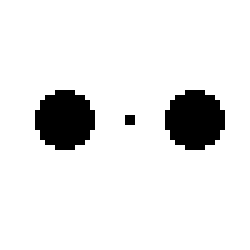
%> input picture Maps/map_new_circle2.bmp, 50 x 50 px (shown 5 times larger)
$ octave main_case2.m   (GNU Octave 9; MATLAB toolbox functions it lacks are replaced by stand-ins)
%> lines starting %> are read from the running program, lines starting %| are printed output that depends on the picture; in (x1, y1, x2, y2) boxes, pixels count from 0 and x2, y2 are one past the last pixel; in counts of white or black regions, pixels touching at a corner belong together; the program's own positions count from 1
close all
clear
clc

%% 读取地图并初始化参数
figure
mapOriginal=imbinarize(imread('Maps/map_new_circle2.bmp')); %从bmp文件读取地图
%> mapOriginal: size 50x50 logical; 90.9% white; 3 black regions (1 under 20 px), largest, box (x1, y1, x2, y2) and area: (7, 18, 19, 30) 112, (33, 18, 45, 30) 112
% mapOriginal=im2double(mapOriginal);
% 设定地图x和y方向分辨率
res = 50;
resolutionX = res;
resolutionY = res;
% 根据设定分辨率重新设置地图的大小
mapResized=imresize(mapOriginal,[resolutionX resolutionY]);
map=mapResized;

% 细分地图，用于生成安全走廊
mapDense =  imresize(mapOriginal,[resolutionX*10 resolutionY*10]);
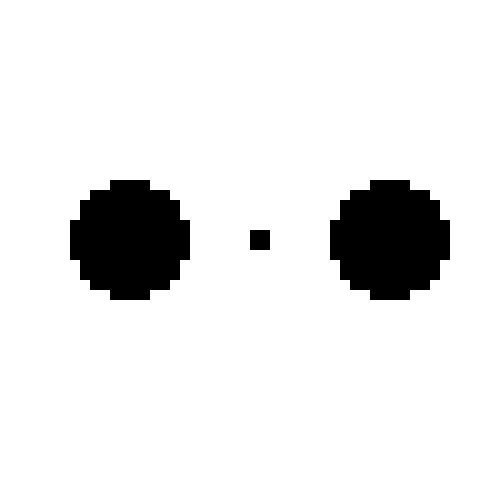
%> mapDense: size 500x500 logical; 90.9% white; 3 black regions, box (x1, y1, x2, y2) and area: (70, 180, 190, 300) 11200, (330, 180, 450, 300) 11200, (250, 230, 270, 250) 400

%连接矩阵-定义机器人可允许的动作
conn=[1 1 1;
      1 2 1;
      1 1 1];
% 是否显示节点的处理过程
% display_process=true;
display_process=false;

% [17 lines of commented-out code are left out]

mapSafe = mapResized;
for i=1:size(mapResized,1)
    for j=1:size(mapResized,2)
        if mapResized(i,j)==0 % 如果是障碍物
            % 扩展距离1个栅格，用于安全走廊
            if i-1>=1, mapSafe(i-1,j)=0; end
            if j-1>=1, mapSafe(i,j-1)=0; end
            if i+1<=size(map,1), mapSafe(i+1,j)=0; end
            if j+1<=size(map,2), mapSafe(i,j+1)=0; end

            if i-1>=1 && j-1>=1, mapSafe(i-1,j-1)=0; end
            if i-1>=1 && j+1<=size(map,2), mapSafe(i-1,j+1)=0; end
            if i+1<=size(map,1) && j-1>=1, mapSafe(i+1,j-1)=0; end
            if i+1<=size(map,1) && j+1<=size(map,2), mapSafe(i+1,j+1)=0; end
        end
    end
end
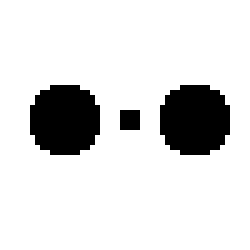
%> mapSafe: size 50x50 logical (shown 5 times larger); 86.2% white; 3 black regions (1 under 20 px), largest, box (x1, y1, x2, y2) and area: (6, 17, 20, 31) 164, (32, 17, 46, 31) 164
map = mapSafe;
mapSafe = mapResized;

% 绘制灰度图
image((map==0).*0 + (map==1).*255 + (mapResized-map).*150);
colormap(gray(256));
hold on

if length(find(conn==2))~=1, error('no robot specified in connection matrix'); end

% 多机搜索
num = 4;
path = cell(num,1);
swarm_path = cell(num,1);
swarm_path_pre = cell(num,1);

% 定义期望编队构型
% des = [0,0; 2,2; 2,-2;];
% des = [0,0; 4,2; 4,-2;];

% des = [0,0; 4,0; 4,4; 0,4];

des = [0,0; 4,0; 4,-4; 0,-4];

% [13 lines of commented-out code are left out]

formation_ctr = [sum(des(:,1))/num,sum(des(:,2))/num];

start = zeros(num,2);
goal = zeros(num,2);
color = ['r','g','b','y','c','m','r','g','b','y','c','m'];

start_angle = pi/2; % 起始角度
goal_angle =  pi/2;  % 目标角度
% goal_angle =  pi;

Rs =  [cos(start_angle - pi/2), -sin(start_angle - pi/2);
       sin(start_angle - pi/2),  cos(start_angle - pi/2);];
Rg =  [cos(goal_angle - pi/2), -sin(goal_angle - pi/2);
       sin(goal_angle - pi/2),  cos(goal_angle - pi/2);];

    text1 = ('Please select formation start point in the image');
    disp(text1);
%> (the run ends here)

$ run again, with Maps/map_new_circle1.bmp copied over Maps/map_new_circle2.bmp
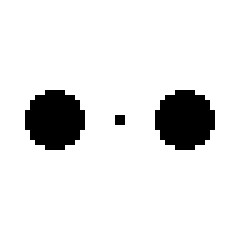
%> input picture Maps/map_new_circle1.bmp, 50 x 50 px (shown 5 times larger)
%> mapOriginal: size 50x50 logical; 90.9% white; 3 black regions (1 under 20 px), largest, box (x1, y1, x2, y2) and area: (5, 18, 17, 30) 112, (31, 18, 43, 30) 112
%> `mapDense =  imresize(mapOriginal,[resolutionX*10 resolutionY*10]);`:
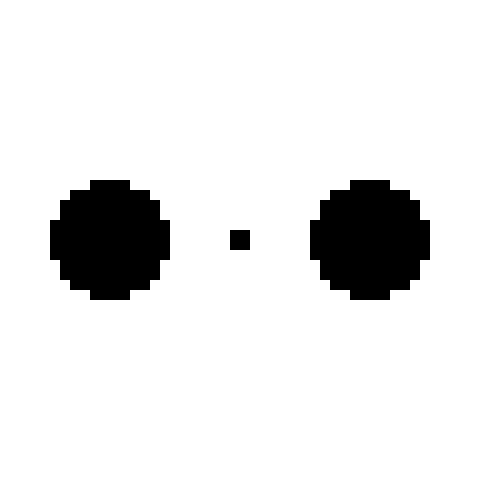
%> mapDense: size 500x500 logical; 90.9% white; 3 black regions, box (x1, y1, x2, y2) and area: (50, 180, 170, 300) 11200, (310, 180, 430, 300) 11200, (230, 230, 250, 250) 400
%> after the loop `for i=1:size(mapResized,1)`:
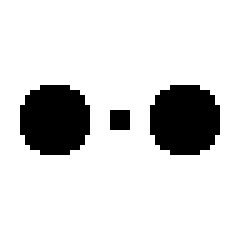
%> mapSafe: size 50x50 logical (shown 5 times larger); 86.2% white; 3 black regions (1 under 20 px), largest, box (x1, y1, x2, y2) and area: (4, 17, 18, 31) 164, (30, 17, 44, 31) 164

$ run again, with Maps/map_dense50.bmp copied over Maps/map_new_circle2.bmp
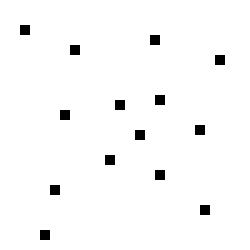
%> input picture Maps/map_dense50.bmp, 50 x 50 px (shown 5 times larger)
%> mapOriginal: size 50x50 logical; 97.8% white; black in thin lines or dots, all inside (x1, y1, x2, y2) = (4, 5, 45, 48)
%> `mapDense =  imresize(mapOriginal,[resolutionX*10 resolutionY*10]);`:
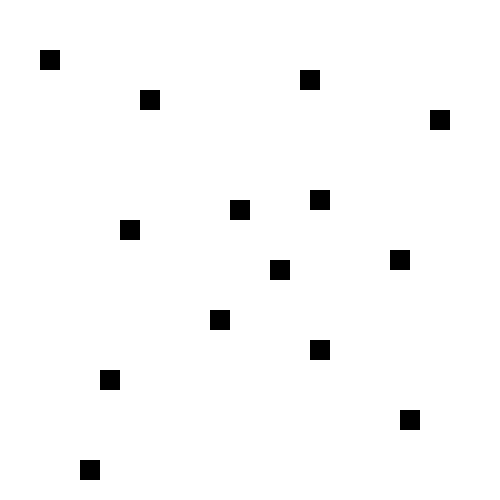
%> mapDense: size 500x500 logical; 97.8% white; 14 black regions, largest, box (x1, y1, x2, y2) and area: (40, 50, 60, 70) 400, (300, 70, 320, 90) 400, (140, 90, 160, 110) 400
%> after the loop `for i=1:size(mapResized,1)`:
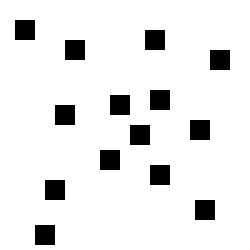
%> mapSafe: size 50x50 logical (shown 5 times larger); 91% white; 14 black regions (14 under 20 px)

$ run again, with Maps/map_exp.bmp copied over Maps/map_new_circle2.bmp
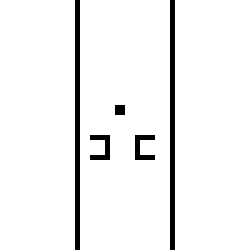
%> input picture Maps/map_exp.bmp, 50 x 50 px (shown 5 times larger)
%> mapOriginal: size 50x50 logical; 95% white; black in thin lines or dots, all inside (x1, y1, x2, y2) = (15, 0, 35, 50)
%> `mapDense =  imresize(mapOriginal,[resolutionX*10 resolutionY*10]);`:
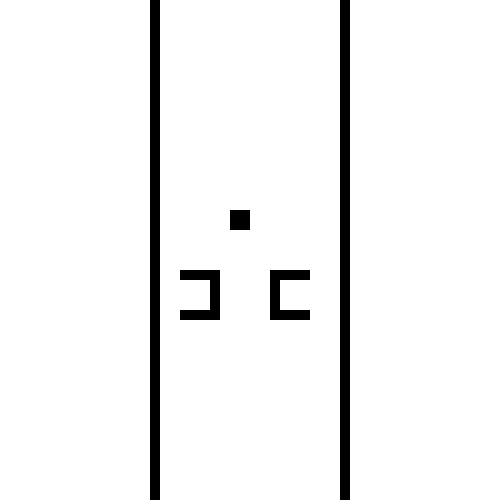
%> mapDense: size 500x500 logical; 95% white; 5 black regions, box (x1, y1, x2, y2) and area: (150, 0, 160, 500) 5000, (340, 0, 350, 500) 5000, (180, 270, 220, 320) 1100, (270, 270, 310, 320) 1100, (230, 210, 250, 230) 400
%> after the loop `for i=1:size(mapResized,1)`:
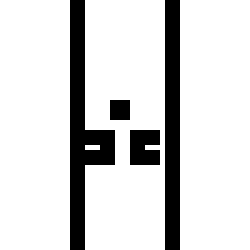
%> mapSafe: size 50x50 logical (shown 5 times larger); 84.2% white; 4 black regions (1 under 20 px), largest, box (x1, y1, x2, y2) and area: (14, 0, 23, 50) 189, (33, 0, 36, 50) 150, (26, 26, 32, 33) 39
